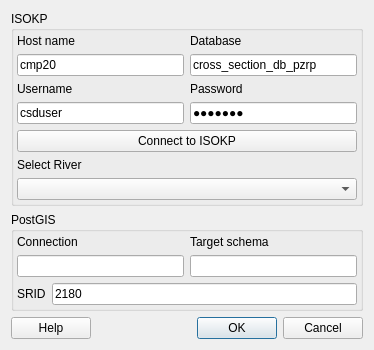
<?xml version="1.0" encoding="UTF-8"?>
<ui version="4.0">
 <class>DlgImportRiverFromIsokp</class>
 <widget class="QWidget" name="DlgImportRiverFromIsokp">
  <property name="geometry">
   <rect>
    <x>0</x>
    <y>0</y>
    <width>374</width>
    <height>310</height>
   </rect>
  </property>
  <property name="windowTitle">
   <string>Import River Data From ISOKP</string>
  </property>
  <layout class="QGridLayout" name="gridLayout">
   <item row="1" column="0">
    <layout class="QVBoxLayout" name="verticalLayout">
     <item>
      <widget class="QGroupBox" name="groupBox">
       <property name="title">
        <string>PostGIS</string>
       </property>
       <layout class="QGridLayout" name="gridLayout_3">
        <property name="margin">
         <number>3</number>
        </property>
        <item row="0" column="0">
         <layout class="QHBoxLayout" name="horizontalLayout_5">
          <property name="topMargin">
           <number>0</number>
          </property>
          <item>
           <layout class="QVBoxLayout" name="verticalLayout_5">
            <property name="topMargin">
             <number>0</number>
            </property>
            <item>
             <widget class="QLabel" name="label_5">
              <property name="text">
               <string>Connection</string>
              </property>
             </widget>
            </item>
            <item>
             <widget class="QLineEdit" name="lineEdConnection">
              <property name="readOnly">
               <bool>true</bool>
              </property>
             </widget>
            </item>
           </layout>
          </item>
          <item>
           <layout class="QVBoxLayout" name="verticalLayout_6">
            <item>
             <widget class="QLabel" name="label_6">
              <property name="text">
               <string>Target schema</string>
              </property>
             </widget>
            </item>
            <item>
             <widget class="QLineEdit" name="lineEdSchema"/>
            </item>
           </layout>
          </item>
         </layout>
        </item>
        <item row="1" column="0">
         <layout class="QHBoxLayout" name="horizontalLayout_4">
          <property name="topMargin">
           <number>0</number>
          </property>
          <item>
           <widget class="QLabel" name="label_7">
            <property name="text">
             <string>SRID</string>
            </property>
           </widget>
          </item>
          <item>
           <widget class="QLineEdit" name="lineEdSrid">
            <property name="text">
             <string>2180</string>
            </property>
           </widget>
          </item>
         </layout>
        </item>
       </layout>
      </widget>
     </item>
     <item>
      <layout class="QHBoxLayout" name="horizontalLayout">
       <item>
        <widget class="QPushButton" name="helpButton">
         <property name="text">
          <string>Help</string>
         </property>
        </widget>
       </item>
       <item>
        <widget class="QDialogButtonBox" name="buttonBox">
         <property name="standardButtons">
          <set>QDialogButtonBox::Cancel|QDialogButtonBox::Ok</set>
         </property>
        </widget>
       </item>
      </layout>
     </item>
    </layout>
   </item>
   <item row="0" column="0">
    <widget class="QGroupBox" name="groupBox_2">
     <property name="title">
      <string>ISOKP</string>
     </property>
     <layout class="QGridLayout" name="gridLayout_2">
      <property name="margin">
       <number>3</number>
      </property>
      <property name="spacing">
       <number>6</number>
      </property>
      <item row="0" column="0">
       <layout class="QHBoxLayout" name="horizontalLayout_2">
        <item>
         <layout class="QVBoxLayout" name="verticalLayout_3">
          <item>
           <widget class="QLabel" name="label">
            <property name="text">
             <string>Host name</string>
            </property>
           </widget>
          </item>
          <item>
           <widget class="QLineEdit" name="lineEdHostname">
            <property name="text">
             <string>cmp20</string>
            </property>
           </widget>
          </item>
          <item>
           <widget class="QLabel" name="label_3">
            <property name="text">
             <string>Username</string>
            </property>
           </widget>
          </item>
          <item>
           <widget class="QLineEdit" name="lineEdUsername">
            <property name="text">
             <string>csduser</string>
            </property>
           </widget>
          </item>
         </layout>
        </item>
        <item>
         <layout class="QVBoxLayout" name="verticalLayout_4">
          <property name="rightMargin">
           <number>0</number>
          </property>
          <item>
           <widget class="QLabel" name="label_2">
            <property name="text">
             <string>Database</string>
            </property>
           </widget>
          </item>
          <item>
           <widget class="QLineEdit" name="lineEdDatabase">
            <property name="text">
             <string>cross_section_db_pzrp</string>
            </property>
           </widget>
          </item>
          <item>
           <widget class="QLabel" name="label_4">
            <property name="text">
             <string>Password</string>
            </property>
           </widget>
          </item>
          <item>
           <widget class="QLineEdit" name="lineEdPassword">
            <property name="text">
             <string>csdpass</string>
            </property>
            <property name="echoMode">
             <enum>QLineEdit::Password</enum>
            </property>
           </widget>
          </item>
         </layout>
        </item>
       </layout>
      </item>
      <item row="1" column="0">
       <layout class="QVBoxLayout" name="verticalLayout_7">
        <property name="topMargin">
         <number>0</number>
        </property>
        <item>
         <widget class="QPushButton" name="btnConnect">
          <property name="text">
           <string>Connect to ISOKP</string>
          </property>
         </widget>
        </item>
        <item>
         <widget class="QLabel" name="AreaNameAttributeLabel">
          <property name="text">
           <string>Select River</string>
          </property>
          <property name="buddy">
           <cstring>cboRivers</cstring>
          </property>
         </widget>
        </item>
        <item>
         <widget class="QComboBox" name="cboRivers"/>
        </item>
       </layout>
      </item>
     </layout>
    </widget>
   </item>
  </layout>
 </widget>
 <tabstops>
  <tabstop>lineEdHostname</tabstop>
  <tabstop>lineEdDatabase</tabstop>
  <tabstop>lineEdUsername</tabstop>
  <tabstop>lineEdPassword</tabstop>
  <tabstop>btnConnect</tabstop>
  <tabstop>cboRivers</tabstop>
  <tabstop>lineEdConnection</tabstop>
  <tabstop>lineEdSchema</tabstop>
  <tabstop>helpButton</tabstop>
  <tabstop>buttonBox</tabstop>
 </tabstops>
 <resources/>
 <connections/>
</ui>
